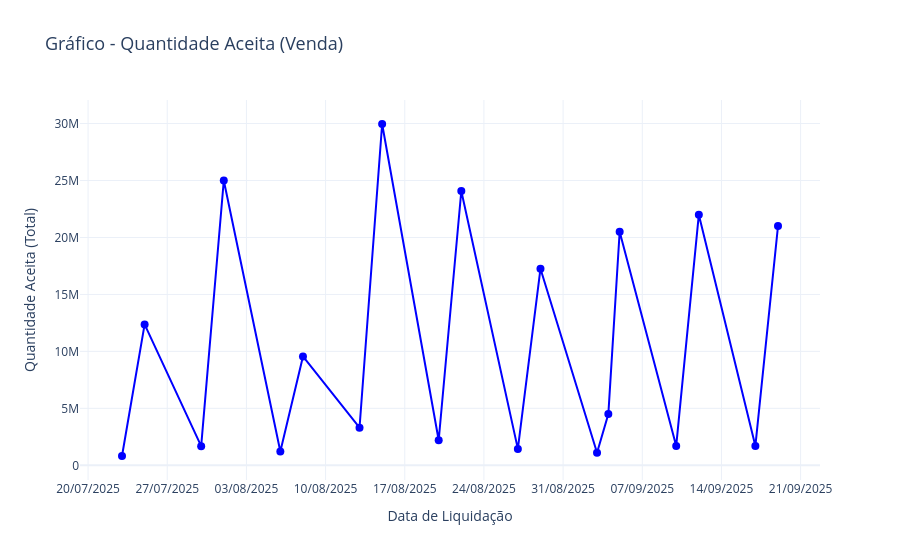

This figure's notebook cell:
### Markdown cell above
### Gráfico - Quantidade Aceita (Venda)

### Code cell
import plotly.graph_objects as go

# Garantir que a coluna 'quantidadeAceita' seja convertida corretamente para numérico
if tabela['quantidadeAceita'].dtype == 'object':  # Verifica se a coluna é do tipo string
    tabela['quantidadeAceita'] = tabela['quantidadeAceita'].str.replace('.', '').astype(float)
else:
    tabela['quantidadeAceita'] = tabela['quantidadeAceita'].astype(float)

# Garantir que a coluna de datas ('dataLiquidacao') esteja no formato datetime
tabela['dataLiquidacao'] = pd.to_datetime(tabela['dataLiquidacao'], errors='coerce')

# Agrupar por data de liquidação e somar a quantidade aceita
quantidade_por_dia = tabela.groupby('dataLiquidacao', as_index=False)['quantidadeAceita'].sum()

# Criar o gráfico de linha com os valores agregados
fig = go.Figure()

# Adicionar a linha conectando os valores de 'quantidadeAceita' por dia
fig.add_trace(go.Scatter(
    x=quantidade_por_dia['dataLiquidacao'],
    y=quantidade_por_dia['quantidadeAceita'],
    mode='lines+markers',
    name='Quantidade Aceita (Total por Dia)',
    line=dict(color='blue'),
    marker=dict(size=8, color='blue', symbol='circle')
))

# Personalizar o layout
fig.update_layout(
    title='Gráfico - Quantidade Aceita (Venda)',
    xaxis_title='Data de Liquidação',
    yaxis_title='Quantidade Aceita (Total)',
    template='plotly_white',
    xaxis=dict(tickformat='%d/%m/%Y'),
    title_font_size=18,
    xaxis_title_font_size=14,
    yaxis_title_font_size=14
)

# Exibir o gráfico
fig.show()

### Figure 1 — Plotly figure (JSON) as saved in the notebook; plotly's stock layout.template omitted (floating-point values rounded to 4 significant figures)
{"data": [{"line": {"color": "blue"}, "marker": {"color": "blue", "size": 8, "symbol": "circle"}, "mode": "lines+markers", "name": "Quantidade Aceita (Total por Dia)", "type": "scatter", "x": ["2025-07-23T00:00:00.000000000", "2025-07-25T00:00:00.000000000", "2025-07-30T00:00:00.000000000", "2025-08-01T00:00:00.000000000", "2025-08-06T00:00:00.000000000", "2025-08-08T00:00:00.000000000", "2025-08-13T00:00:00.000000000", "2025-08-15T00:00:00.000000000", "2025-08-20T00:00:00.000000000", "2025-08-22T00:00:00.000000000", "2025-08-27T00:00:00.000000000", "2025-08-29T00:00:00.000000000", "2025-09-03T00:00:00.000000000", "2025-09-04T00:00:00.000000000", "2025-09-05T00:00:00.000000000", "2025-09-10T00:00:00.000000000", "2025-09-12T00:00:00.000000000", "2025-09-17T00:00:00.000000000", "2025-09-19T00:00:00.000000000"], "y": [818600.0, 12370000.0, 1679000.0, 25000000.0, 1219000.0, 9560000.0, 3300000.0, 29960000.0, 2200000.0, 24080000.0, 1444000.0, 17260000.0, 1105000.0, 4500000.0, 20500000.0, 1705000.0, 22000000.0, 1700000.0, 21000000.0]}], "layout": {"title": {"font": {"size": 18}, "text": "Gráfico - Quantidade Aceita (Venda)"}, "xaxis": {"tickformat": "%d/%m/%Y", "title": {"font": {"size": 14}, "text": "Data de Liquidação"}}, "yaxis": {"title": {"font": {"size": 14}, "text": "Quantidade Aceita (Total)"}}}}
